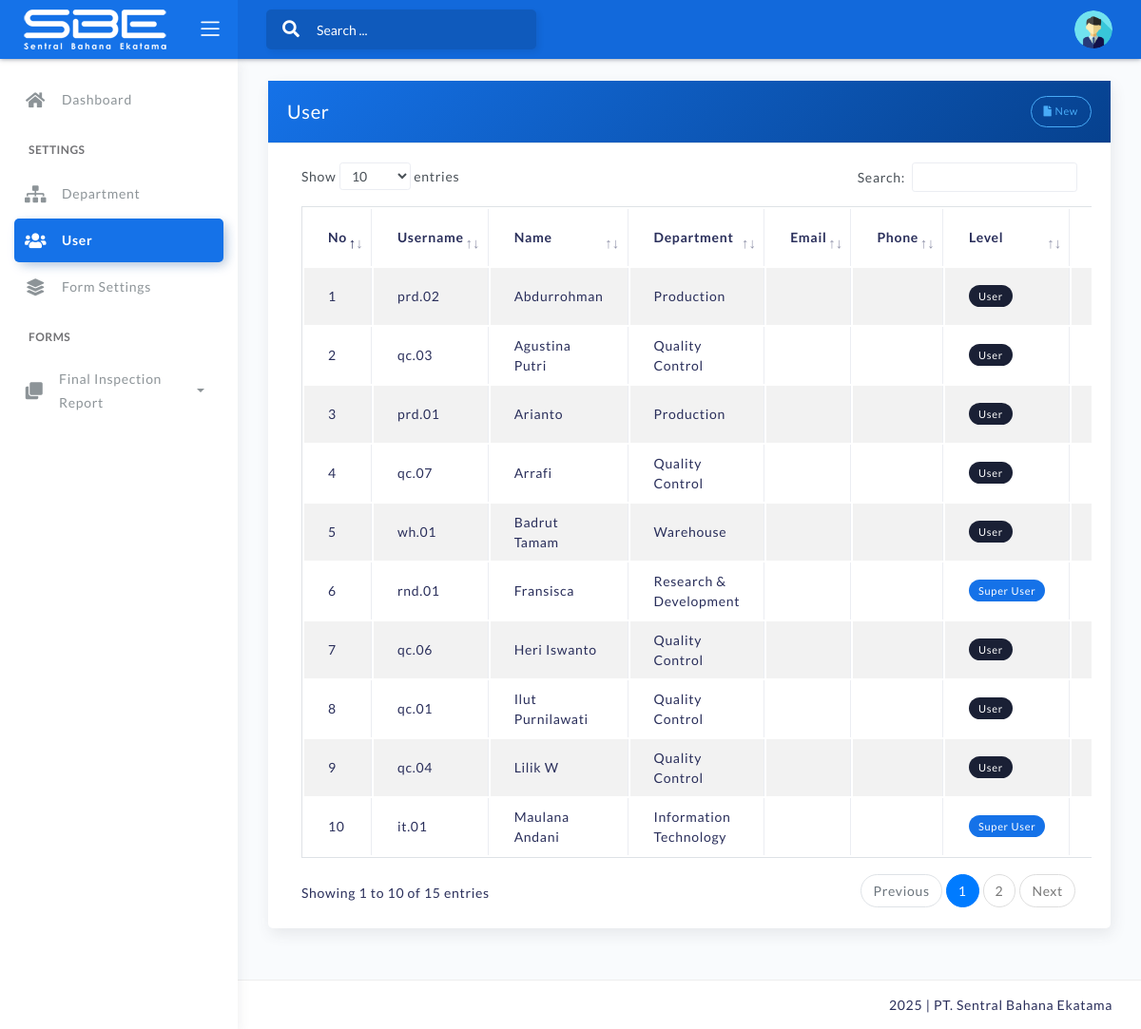
Screenshot of /page/index.php?p=user (signed in) with the database file from the repository.
### tables this page shows
CREATE TABLE IF NOT EXISTS `form_user` (
  `id` int(11) NOT NULL AUTO_INCREMENT,
  `formid` int(11) NOT NULL,
  `userid` int(11) NOT NULL,
  `new` int(11) NOT NULL,
  `view` int(11) NOT NULL,
  `master_new` int(11) NOT NULL,
  `master_view` int(11) NOT NULL,
  `master_edit` int(11) NOT NULL,
  `master_del` int(11) NOT NULL,
  `app1` int(11) NOT NULL,
  `app2` int(11) NOT NULL,
  `app3` int(11) NOT NULL,
  PRIMARY KEY (`id`)
);

CREATE TABLE IF NOT EXISTS `form` (
  `formid` int(11) NOT NULL AUTO_INCREMENT,
  `formcode` varchar(50) NOT NULL,
  `formnumber` varchar(100) NOT NULL,
  `formname` varchar(100) NOT NULL,
  `approval1` int(11) NOT NULL,
  `approval2` int(11) NOT NULL,
  `approval3` int(11) NOT NULL,
  `status` int(11) NOT NULL,
  PRIMARY KEY (`formid`)
);

CREATE TABLE IF NOT EXISTS `user` (
  `userid` int(11) NOT NULL AUTO_INCREMENT,
  `username` varchar(100) NOT NULL,
  `password` varchar(100) NOT NULL,
  `name` varchar(100) NOT NULL,
  `departmentid` int(11) NOT NULL,
  `email` varchar(100) NOT NULL,
  `phone` varchar(15) NOT NULL,
  `level` int(11) NOT NULL,
  `status` int(11) NOT NULL,
  PRIMARY KEY (`userid`)
);

CREATE TABLE IF NOT EXISTS `department` (
  `departmentid` int(11) NOT NULL AUTO_INCREMENT,
  `departmentcode` varchar(5) NOT NULL,
  `departmentname` varchar(100) NOT NULL,
  `departmenthead` int(11) NOT NULL,
  `status` int(11) NOT NULL,
  PRIMARY KEY (`departmentid`)
);

### page/settings/user.php (the view, shortened to what this page needs)
<div class="row">
	<div class="col-md-12">
		<div class="card">
		<form method="post">
			<div class="card-header card-primary bg-primary-gradient">
				<div class="card-head-row">
					<div class="card-title">User</div>
					<div class="card-tools">
						<a href="?p=user&action=new" class="btn btn-info btn-border btn-round btn-sm"><i class="fa fa-file"></i> New</a>
					</div>
				</div>
			</div>
			<div class="card-body">
			<?php
			if($_GET['action'] == ""){
			?>
			<div class="table-responsive">
			<table class="table table-bordered table-striped table-hover datatables">
				<thead>
					<tr>
						<th>No</th>
						<th>Username</th>
						<th>Name</th>
						<th>Department</th>
						<th>Email</th>
						<th>Phone</th>
						<th>Level</th>
						<th>Status</th>
					</tr>
				</thead>
				<tbody>
				<?php
				$i = 1;
				$q = mysql_query("SELECT * FROM user ORDER BY name ASC");
				while($r = mysql_fetch_array($q)){
					$q_department = mysql_query("SELECT * FROM department WHERE departmentid='$r[departmentid]'");
					$r_department = mysql_fetch_array($q_department);
					$departmentname = $r_department['departmentname'];
					if($r['level'] == "1"){
						$level = "<span class='badge badge-primary'>Super User</span>";
					}
					else{
						$level = "<span class='badge badge-black'>User</span>";
					}
					if($r['status'] == "1"){
						$status = "<span class='badge badge-success'>Active</span>";
					}
					else{
						$status = "<span class='badge badge-danger'>Inactive</span>";
					}
					echo "
					<tr>
						<td>$i</td>
						<td>$r[username]</td>
						<td>$r[name]</td>
						<td>$departmentname</td>
						<td>$r[email]</td>
						<td>$r[phone]</td>
						<td>$level</td>
						<td>$status</td>
						<td>
							<div class='btn-group'>
								<a class='btn btn-primary btn-sm' href='?p=user&action=view&id=$r[userid]'><i class='fa fa-eye'></i> View</a>
								<a class='btn btn-success btn-sm' href='?p=user&action=edit&id=$r[userid]'><i class='fa fa-edit'></i> Edit</a>
								<a class='btn btn-danger btn-sm' href='?p=user&action=delete&id=$r[userid]' onclick=\"return check_delete('$r[userid]')\"><i class='fa fa-times'></i> Delete</a>
							</div>
						</td>
					</tr>
					";
					$i++;
				}
				?>
				</tbody>
			</table>
			</div>
			<?php
			}
			?>
			</div>
		</form>
		</div>
	</div>
</div>

### page/index.php (shortened to what this page needs)
<?php
if(empty($_SESSION['userid'])){
	header('location: ../');
}
else{
	$query_user = mysql_query("SELECT * FROM user WHERE userid='$_SESSION[userid]'");
	$data_user = mysql_fetch_array($query_user);
	$_userid = $data_user['userid'];
	$_level = $data_user['level'];
?>
<!DOCTYPE html>
<html lang="en">
<head>
	<link rel="stylesheet" href="../assets/css/bootstrap.min.css">
	<link rel="stylesheet" href="../assets/css/atlantis.css">
	<link rel="stylesheet" href="../assets/css/demo.css">
</head>
<body>
	<div class="wrapper">
		<div class="main-header">
			<div class="logo-header" data-background-color="blue">
				<a href="./" class="logo">
					<img src="../assets/img/logo.png" alt="navbar brand" class="navbar-brand" style="filter: invert(100%) sepia(100%) saturate(38%) hue-rotate(254deg) brightness(110%) contrast(110%);">
				</a>
				<div class="nav-toggle">
					<button class="btn btn-toggle toggle-sidebar">
						<i class="icon-menu"></i>
					</button>
				</div>
			</div>
			<nav class="navbar navbar-header navbar-expand-lg" data-background-color="blue2">
				<div class="container-fluid">
					<div class="collapse" id="search-nav">
						<form class="navbar-left navbar-form nav-search mr-md-3">
							<div class="input-group">
								<div class="input-group-prepend">
									<button type="submit" class="btn btn-search pr-1">
										<i class="fa fa-search search-icon"></i>
									</button>
								</div>
								<input type="text" placeholder="Search ..." class="form-control" id="autocomplete">
							</div>
						</form>
					</div>
					<ul class="navbar-nav topbar-nav ml-md-auto align-items-center">
						<li class="nav-item dropdown hidden-caret">
							<a class="dropdown-toggle profile-pic" data-toggle="dropdown" href="#" aria-expanded="false">
								<div class="avatar-sm">
									<img src="../assets/img/profile.png" alt="..." class="avatar-img rounded-circle">
								</div>
							</a>
						</li>
					</ul>
				</div>
			</nav>
		</div>
		<div class="sidebar sidebar-style-2">
			<div class="sidebar-wrapper scrollbar scrollbar-inner">
				<div class="sidebar-content">
					<ul class="nav nav-primary">
						<li class="nav-item <?php if(basename($_SERVER['REQUEST_URI'])."/" == "page/"){echo "active";} ?>">
							<a href="./" class="collapsed">
								<i class="fas fa-home"></i>
								<p>Dashboard</p>
							</a>
						</li>
						<?php
						if($_level == "1"){
						?>
						<li class="nav-section">
							<h4 class="text-section">Settings</h4>
						</li>
						<li class="nav-item <?php if($_GET['p'] == "department"){echo "active";} ?>">
							<a href="?p=department">
								<i class="fas fa-sitemap"></i>
								<p>Department</p>
							</a>
						</li>
						<li class="nav-item <?php if($_GET['p'] == "user"){echo "active";} ?>">
							<a href="?p=user">
								<i class="fas fa-users"></i>
								<p>User</p>
							</a>
						</li>
						<li class="nav-item  <?php if($_GET['p'] == "form"){echo "active";} ?>">
							<a href="?p=form">
								<i class="fas fa-layer-group"></i>
								<p>Form Settings</p>
							</a>
						</li>
						<?php
						}
						?>
						<li class="nav-section">
							<h4 class="text-section">Forms</h4>
						</li>
						<?php
						$q = mysql_query("SELECT user.username, user.name, form.formcode, form.formname, form_user.new, form_user.view, form_user.master_new, form_user.master_view, form_user.master_edit, form_user.master_del
						FROM form_user
						INNER JOIN user ON user.userid=form_user.userid
						INNER JOIN form ON form.formid=form_user.formid
						WHERE form_user.userid='$_userid'
						ORDER BY form.formname ASC");
						while($r = mysql_fetch_array($q)){
						if(($r['new'] == "1") OR ($r['view'] == "1") OR ($r['master_new'] == "1") OR ($r['master_view'] == "1") OR ($r['master_edit'] == "1") OR ($r['master_del'] == "1")){
						echo "
						<li class='nav-item "; if($_GET['p'] == $r['formcode']."_new" OR $_GET['p'] == $r['formcode']."_view"){echo "active";} echo " submenu'>
							<a data-toggle='collapse' href='#$r[formcode]'>
								<i class='fas fa-clone'></i>
								<p>$r[formname]</p>
								<span class='caret'></span>
							</a>
							<div id='$r[formcode]' class='collapse "; if($_GET['p'] == $r['formcode']."_new" OR $_GET['p'] == $r['formcode']."_view"){echo "show";} echo "'>
								<ul class='nav nav-collapse subnav'>";
									echo "
								</ul>
							</div>
						</li>";
						}
						}
						?>
					</ul>
				</div>
			</div>
		</div>
	<link rel="stylesheet" href="../assets/js/plugin/jquery-ui-1.13.1/jquery-ui.css">
		<div class="main-panel">
			<div class="container">
				<div class="page-inner">
					<?php
					include "configs/controller.php";
					?>
				</div>
			</div>
			<footer class="footer">
				<div class="container-fluid">
					<div class="copyright ml-auto">
						<?php echo date('Y'); ?> | PT. Sentral Bahana Ekatama
					</div>
				</div>
			</footer>
		</div>
	</div>
</body>
</html>
<?php
}
?>

### page/index.php (style rules this page uses)
input, select { border: 1px solid #ced4da; border-radius: .25rem; height: 30px; padding: 5px; }

### rows the page displays
form_user: formid.formname "Final Inspection Report"
user: username "prd.02", name "Abdurrohman", departmentid.departmentname "Production", level "User"
user: username "qc.03", name "Agustina Putri", departmentid.departmentname "Quality Control", level "User"
user: username "prd.01", name "Arianto", departmentid.departmentname "Production", level "User"
user: username "qc.07", name "Arrafi", departmentid.departmentname "Quality Control", level "User"
user: username "wh.01", name "Badrut Tamam", departmentid.departmentname "Warehouse", level "User"
user: username "rnd.01", name "Fransisca", departmentid.departmentname "Research & Development", level "Super User"
user: username "qc.06", name "Heri Iswanto", departmentid.departmentname "Quality Control", level "User"
user: username "qc.01", name "Ilut Purnilawati", departmentid.departmentname "Quality Control", level "User"
user: username "qc.04", name "Lilik W", departmentid.departmentname "Quality Control", level "User"
user: username "it.01", name "Maulana Andani", departmentid.departmentname "Information Technology", level "Super User"
